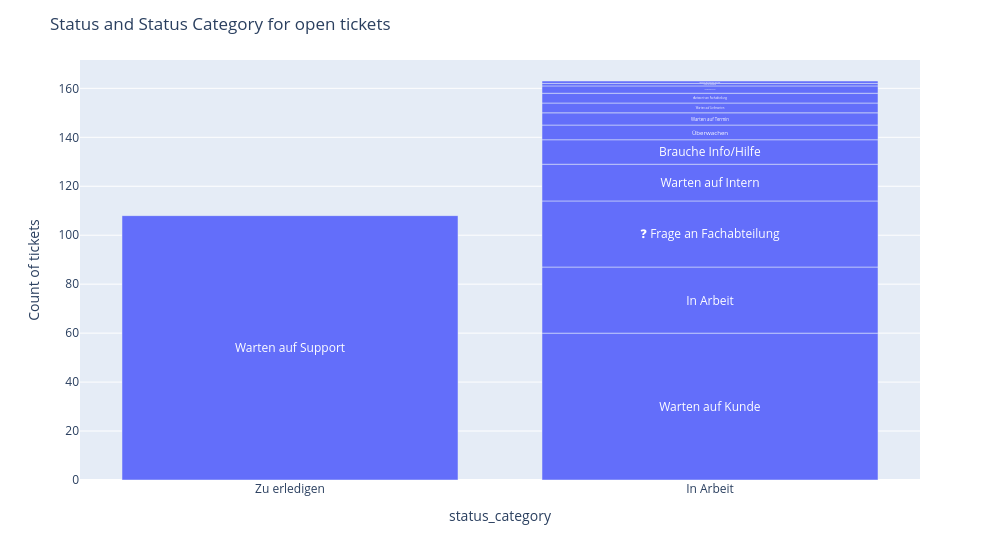

Write notebook code for a chart like this one.
### Code cell
result = (
    df[df["status_category"] != "Fertig"][["status_category", "status", "key"]]
    .groupby(["status_category", "status"])
    .count()
    .reset_index()
    .sort_values("key", ascending=False)
)
# plot using plotly with status_category on x axis and status on y axis
fig = px.bar(result, x="status_category", y="key", color="status", text="status")
# add labels inside of bars
fig.update_traces(textposition="inside", insidetextanchor="middle")
# set width of plot
fig.update_layout(width=1000)
fig.update_layout(
    title="Status and Status Category for open tickets",
)
# make bars in shades of grey
fig.update_traces(marker_color=px.colors.qualitative.Plotly)
# add y axis label
fig.update_yaxes(title_text="Count of tickets")
# remove legend
fig.update_layout(showlegend=False, uniformtext_minsize=10)
fig.show()

### Figure 1 — Plotly figure (JSON) as saved in the notebook; plotly's stock layout.template omitted (floating-point values rounded to 4 significant figures)
{"data": [{"hovertemplate": "status=%{text}<br>status_category=%{x}<br>key=%{y}<extra></extra>", "insidetextanchor": "middle", "legendgroup": "Warten auf Support", "marker": {"color": ["#636EFA", "#EF553B", "#00CC96", "#AB63FA", "#FFA15A", "#19D3F3", "#FF6692", "#B6E880", "#FF97FF", "#FECB52"], "pattern": {"shape": ""}}, "name": "Warten auf Support", "orientation": "v", "showlegend": true, "text": ["Warten auf Support"], "textposition": "inside", "type": "bar", "x": ["Zu erledigen"], "xaxis": "x", "y": [108], "yaxis": "y"}, {"hovertemplate": "status=%{text}<br>status_category=%{x}<br>key=%{y}<extra></extra>", "insidetextanchor": "middle", "legendgroup": "Warten auf Kunde", "marker": {"color": ["#636EFA", "#EF553B", "#00CC96", "#AB63FA", "#FFA15A", "#19D3F3", "#FF6692", "#B6E880", "#FF97FF", "#FECB52"], "pattern": {"shape": ""}}, "name": "Warten auf Kunde", "orientation": "v", "showlegend": true, "text": ["Warten auf Kunde"], "textposition": "inside", "type": "bar", "x": ["In Arbeit"], "xaxis": "x", "y": [60], "yaxis": "y"}, {"hovertemplate": "status=%{text}<br>status_category=%{x}<br>key=%{y}<extra></extra>", "insidetextanchor": "middle", "legendgroup": "In Arbeit", "marker": {"color": ["#636EFA", "#EF553B", "#00CC96", "#AB63FA", "#FFA15A", "#19D3F3", "#FF6692", "#B6E880", "#FF97FF", "#FECB52"], "pattern": {"shape": ""}}, "name": "In Arbeit", "orientation": "v", "showlegend": true, "text": ["In Arbeit"], "textposition": "inside", "type": "bar", "x": ["In Arbeit"], "xaxis": "x", "y": [27], "yaxis": "y"}, {"hovertemplate": "status=%{text}<br>status_category=%{x}<br>key=%{y}<extra></extra>", "insidetextanchor": "middle", "legendgroup": "❓ Frage an Fachabteilung", "marker": {"color": ["#636EFA", "#EF553B", "#00CC96", "#AB63FA", "#FFA15A", "#19D3F3", "#FF6692", "#B6E880", "#FF97FF", "#FECB52"], "pattern": {"shape": ""}}, "name": "❓ Frage an Fachabteilung", "orientation": "v", "showlegend": true, "text": ["❓ Frage an Fachabteilung"], "textposition": "inside", "type": "bar", "x": ["In Arbeit"], "xaxis": "x", "y": [27], "yaxis": "y"}, {"hovertemplate": "status=%{text}<br>status_category=%{x}<br>key=%{y}<extra></extra>", "insidetextanchor": "middle", "legendgroup": "Warten auf Intern", "marker": {"color": ["#636EFA", "#EF553B", "#00CC96", "#AB63FA", "#FFA15A", "#19D3F3", "#FF6692", "#B6E880", "#FF97FF", "#FECB52"], "pattern": {"shape": ""}}, "name": "Warten auf Intern", "orientation": "v", "showlegend": true, "text": ["Warten auf Intern"], "textposition": "inside", "type": "bar", "x": ["In Arbeit"], "xaxis": "x", "y": [15], "yaxis": "y"}, {"hovertemplate": "status=%{text}<br>status_category=%{x}<br>key=%{y}<extra></extra>", "insidetextanchor": "middle", "legendgroup": "Brauche Info/Hilfe", "marker": {"color": ["#636EFA", "#EF553B", "#00CC96", "#AB63FA", "#FFA15A", "#19D3F3", "#FF6692", "#B6E880", "#FF97FF", "#FECB52"], "pattern": {"shape": ""}}, "name": "Brauche Info/Hilfe", "orientation": "v", "showlegend": true, "text": ["Brauche Info/Hilfe"], "textposition": "inside", "type": "bar", "x": ["In Arbeit"], "xaxis": "x", "y": [10], "yaxis": "y"}, {"hovertemplate": "status=%{text}<br>status_category=%{x}<br>key=%{y}<extra></extra>", "insidetextanchor": "middle", "legendgroup": "Überwachen", "marker": {"color": ["#636EFA", "#EF553B", "#00CC96", "#AB63FA", "#FFA15A", "#19D3F3", "#FF6692", "#B6E880", "#FF97FF", "#FECB52"], "pattern": {"shape": ""}}, "name": "Überwachen", "orientation": "v", "showlegend": true, "text": ["Überwachen"], "textposition": "inside", "type": "bar", "x": ["In Arbeit"], "xaxis": "x", "y": [6], "yaxis": "y"}, {"hovertemplate": "status=%{text}<br>status_category=%{x}<br>key=%{y}<extra></extra>", "insidetextanchor": "middle", "legendgroup": "Warten auf Termin", "marker": {"color": ["#636EFA", "#EF553B", "#00CC96", "#AB63FA", "#FFA15A", "#19D3F3", "#FF6692", "#B6E880", "#FF97FF", "#FECB52"], "pattern": {"shape": ""}}, "name": "Warten auf Termin", "orientation": "v", "showlegend": true, "text": ["Warten auf Termin"], "textposition": "inside", "type": "bar", "x": ["In Arbeit"], "xaxis": "x", "y": [5], "yaxis": "y"}, {"hovertemplate": "status=%{text}<br>status_category=%{x}<br>key=%{y}<extra></extra>", "insidetextanchor": "middle", "legendgroup": "Warten auf Lieferanten", "marker": {"color": ["#636EFA", "#EF553B", "#00CC96", "#AB63FA", "#FFA15A", "#19D3F3", "#FF6692", "#B6E880", "#FF97FF", "#FECB52"], "pattern": {"shape": ""}}, "name": "Warten auf Lieferanten", "orientation": "v", "showlegend": true, "text": ["Warten auf Lieferanten"], "textposition": "inside", "type": "bar", "x": ["In Arbeit"], "xaxis": "x", "y": [4], "yaxis": "y"}, {"hovertemplate": "status=%{text}<br>status_category=%{x}<br>key=%{y}<extra></extra>", "insidetextanchor": "middle", "legendgroup": "❗️Antwort von Fachabteilung", "marker": {"color": ["#636EFA", "#EF553B", "#00CC96", "#AB63FA", "#FFA15A", "#19D3F3", "#FF6692", "#B6E880", "#FF97FF", "#FECB52"], "pattern": {"shape": ""}}, "name": "❗️Antwort von Fachabteilung", "orientation": "v", "showlegend": true, "text": ["❗️Antwort von Fachabteilung"], "textposition": "inside", "type": "bar", "x": ["In Arbeit"], "xaxis": "x", "y": [4], "yaxis": "y"}, {"hovertemplate": "status=%{text}<br>status_category=%{x}<br>key=%{y}<extra></extra>", "insidetextanchor": "middle", "legendgroup": "Anfordern weiterer Infos", "marker": {"color": ["#636EFA", "#EF553B", "#00CC96", "#AB63FA", "#FFA15A", "#19D3F3", "#FF6692", "#B6E880", "#FF97FF", "#FECB52"], "pattern": {"shape": ""}}, "name": "Anfordern weiterer Infos", "orientation": "v", "showlegend": true, "text": ["Anfordern weiterer Infos"], "textposition": "inside", "type": "bar", "x": ["In Arbeit"], "xaxis": "x", "y": [3], "yaxis": "y"}, {"hovertemplate": "status=%{text}<br>status_category=%{x}<br>key=%{y}<extra></extra>", "insidetextanchor": "middle", "legendgroup": "Info an Kunden", "marker": {"color": ["#636EFA", "#EF553B", "#00CC96", "#AB63FA", "#FFA15A", "#19D3F3", "#FF6692", "#B6E880", "#FF97FF", "#FECB52"], "pattern": {"shape": ""}}, "name": "Info an Kunden", "orientation": "v", "showlegend": true, "text": ["Info an Kunden"], "textposition": "inside", "type": "bar", "x": ["In Arbeit"], "xaxis": "x", "y": [1], "yaxis": "y"}, {"hovertemplate": "status=%{text}<br>status_category=%{x}<br>key=%{y}<extra></extra>", "insidetextanchor": "middle", "legendgroup": "Warten auf Termin mit KD", "marker": {"color": ["#636EFA", "#EF553B", "#00CC96", "#AB63FA", "#FFA15A", "#19D3F3", "#FF6692", "#B6E880", "#FF97FF", "#FECB52"], "pattern": {"shape": ""}}, "name": "Warten auf Termin mit KD", "orientation": "v", "showlegend": true, "text": ["Warten auf Termin mit KD"], "textposition": "inside", "type": "bar", "x": ["In Arbeit"], "xaxis": "x", "y": [1], "yaxis": "y"}], "layout": {"barmode": "relative", "legend": {"title": {"text": "status"}, "tracegroupgap": 0}, "margin": {"t": 60}, "showlegend": false, "title": {"text": "Status and Status Category for open tickets"}, "uniformtext": {"minsize": 10}, "width": 1000, "xaxis": {"anchor": "y", "domain": [0, 1], "title": {"text": "status_category"}}, "yaxis": {"anchor": "x", "domain": [0, 1], "title": {"text": "Count of tickets"}}}}
